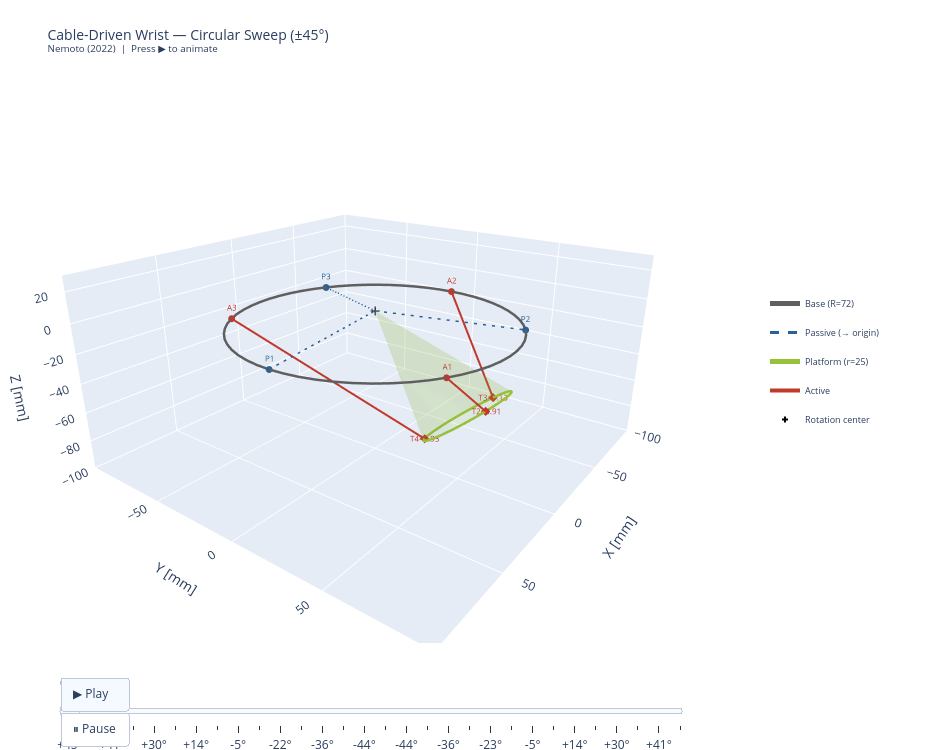

The notebook cell this image was saved under:
### Code cell
# =================================================================
# Animated 3D Visualization
# =================================================================
from helpers.wrist_plots import wrist_animated_figure

fig = wrist_animated_figure(
    R, r, h, h_b,
    tilt_max_deg=tilt_max_deg,
    t_ref_val=t_ref_val,
    n_frames=n_frames,
    sweep_amplitude_deg=sweep_amplitude_deg,
    show_caption=show_caption,
)
fig.show()

### Figure 1 — Plotly figure (JSON) as saved in the notebook; plotly's stock layout.template omitted (floating-point values rounded to 4 significant figures)
{"data": [{"legendgroup": "base", "line": {"color": "#5F5F5F", "width": 5}, "mode": "lines", "name": "Base (R=72)", "type": "scatter3d", "x": [72.5, 72.1, 70.92, 68.95, 66.23, 62.79, 58.65, 53.88, 48.51, 42.61, 36.25, 29.49, 22.4, 15.07, 7.578, 4.439e-15, -7.578, -15.07, -22.4, -29.49, -36.25, -42.61, -48.51, -53.88, -58.65, -62.79, -66.23, -68.95, -70.92, -72.1, -72.5, -72.1, -70.92, -68.95, -66.23, -62.79, -58.65, -53.88, -48.51, -42.61, -36.25, -29.49, -22.4, -15.07, -7.578, -1.332e-14, 7.578, 15.07, 22.4, 29.49, 36.25, 42.61, 48.51, 53.88, 58.65, 62.79, 66.23, 68.95, 70.92, 72.1, 72.5], "y": [0.0, 7.578, 15.07, 22.4, 29.49, 36.25, 42.61, 48.51, 53.88, 58.65, 62.79, 66.23, 68.95, 70.92, 72.1, 72.5, 72.1, 70.92, 68.95, 66.23, 62.79, 58.65, 53.88, 48.51, 42.61, 36.25, 29.49, 22.4, 15.07, 7.578, 8.879e-15, -7.578, -15.07, -22.4, -29.49, -36.25, -42.61, -48.51, -53.88, -58.65, -62.79, -66.23, -68.95, -70.92, -72.1, -72.5, -72.1, -70.92, -68.95, -66.23, -62.79, -58.65, -53.88, -48.51, -42.61, -36.25, -29.49, -22.4, -15.07, -7.578, -1.776e-14], "z": [-9.0, -9.0, -9.0, -9.0, -9.0, -9.0, -9.0, -9.0, -9.0, -9.0, -9.0, -9.0, -9.0, -9.0, -9.0, -9.0, -9.0, -9.0, -9.0, -9.0, -9.0, -9.0, -9.0, -9.0, -9.0, -9.0, -9.0, -9.0, -9.0, -9.0, -9.0, -9.0, -9.0, -9.0, -9.0, -9.0, -9.0, -9.0, -9.0, -9.0, -9.0, -9.0, -9.0, -9.0, -9.0, -9.0, -9.0, -9.0, -9.0, -9.0, -9.0, -9.0, -9.0, -9.0, -9.0, -9.0, -9.0, -9.0, -9.0, -9.0, -9.0]}, {"legendgroup": "passive", "line": {"color": "#296193", "dash": "dash", "width": 3}, "mode": "lines", "name": "Passive (→ origin)", "type": "scatter3d", "x": [72.5, 0, null, -36.25, 0, null, -36.25, 0, null], "y": [0, 0, null, 62.79, 0, null, -62.79, 0, null], "z": [-9, 0, null, -9, 0, null, -9, 0, null]}, {"legendgroup": "platform", "line": {"color": "#97C139", "width": 5}, "mode": "lines", "name": "Platform (r=25)", "type": "scatter3d", "x": [25.0, 24.69, 23.78, 22.28, 20.23, 17.68, 14.69, 11.35, 7.725, 3.911, 1.531e-15, -3.911, -7.725, -11.35, -14.69, -17.68, -20.23, -22.28, -23.78, -24.69, -25.0, -24.69, -23.78, -22.28, -20.23, -17.68, -14.69, -11.35, -7.725, -3.911, -4.592e-15, 3.911, 7.725, 11.35, 14.69, 17.68, 20.23, 22.28, 23.78, 24.69, 25.0], "y": [53.74, 56.51, 59.2, 61.77, 64.13, 66.24, 68.04, 69.49, 70.55, 71.2, 71.42, 71.2, 70.55, 69.49, 68.04, 66.24, 64.13, 61.77, 59.2, 56.51, 53.74, 50.97, 48.28, 45.71, 43.35, 41.24, 39.44, 37.99, 36.93, 36.28, 36.06, 36.28, 36.93, 37.99, 39.44, 41.24, 43.35, 45.71, 48.28, 50.97, 53.74], "z": [-53.74, -50.97, -48.28, -45.71, -43.35, -41.24, -39.44, -37.99, -36.93, -36.28, -36.06, -36.28, -36.93, -37.99, -39.44, -41.24, -43.35, -45.71, -48.28, -50.97, -53.74, -56.51, -59.2, -61.77, -64.13, -66.24, -68.04, -69.49, -70.55, -71.2, -71.42, -71.2, -70.55, -69.49, -68.04, -66.24, -64.13, -61.77, -59.2, -56.51, -53.74]}, {"legendgroup": "active", "line": {"color": "#C0392B", "width": 4}, "mode": "lines+text", "name": "Active", "showlegend": true, "text": ["", "T2=0.91"], "textfont": {"color": "#C0392B", "size": 8}, "textposition": "middle center", "type": "scatter3d", "x": [36.25, 12.5], "y": [62.79, 69.05], "z": [-9, -38.43]}, {"legendgroup": "active", "line": {"color": "#C0392B", "width": 4}, "mode": "lines+text", "showlegend": false, "text": ["", "T3=1.13"], "textfont": {"color": "#C0392B", "size": 8}, "textposition": "middle center", "type": "scatter3d", "x": [-72.5, -25], "y": [8.879e-15, 53.74], "z": [-9, -53.74]}, {"legendgroup": "active", "line": {"color": "#C0392B", "width": 4}, "mode": "lines+text", "showlegend": false, "text": ["", "T4=0.93"], "textfont": {"color": "#C0392B", "size": 8}, "textposition": "middle center", "type": "scatter3d", "x": [36.25, 12.5], "y": [-62.79, 38.43], "z": [-9, -69.05]}, {"marker": {"color": "#296193", "size": 4}, "mode": "markers+text", "showlegend": false, "text": ["P1", "P2", "P3"], "textfont": {"color": "#296193", "size": 8}, "textposition": "top center", "type": "scatter3d", "x": [72.5, -36.25, -36.25], "y": [0.0, 62.79, -62.79], "z": [-9.0, -9.0, -9.0]}, {"marker": {"color": "#C0392B", "size": 4}, "mode": "markers+text", "showlegend": false, "text": ["A1", "A2", "A3"], "textfont": {"color": "#C0392B", "size": 8}, "textposition": "top center", "type": "scatter3d", "x": [36.25, -72.5, 36.25], "y": [62.79, 8.879e-15, -62.79], "z": [-9.0, -9.0, -9.0]}, {"marker": {"color": "#C0392B", "size": 3, "symbol": "diamond"}, "mode": "markers", "showlegend": false, "type": "scatter3d", "x": [12.5, -25.0, 12.5], "y": [69.05, 53.74, 38.43], "z": [-38.43, -53.74, -69.05]}, {"marker": {"color": "black", "size": 5, "symbol": "cross"}, "mode": "markers", "name": "Rotation center", "showlegend": true, "type": "scatter3d", "x": [0], "y": [0], "z": [0]}, {"color": "#97C139", "i": [40, 40, 40, 40, 40, 40, 40, 40, 40, 40, 40, 40, 40, 40, 40, 40, 40, 40, 40, 40, 40, 40, 40, 40, 40, 40, 40, 40, 40, 40, 40, 40, 40, 40, 40, 40, 40, 40, 40, 40], "j": [0, 1, 2, 3, 4, 5, 6, 7, 8, 9, 10, 11, 12, 13, 14, 15, 16, 17, 18, 19, 20, 21, 22, 23, 24, 25, 26, 27, 28, 29, 30, 31, 32, 33, 34, 35, 36, 37, 38, 39], "k": [1, 2, 3, 4, 5, 6, 7, 8, 9, 10, 11, 12, 13, 14, 15, 16, 17, 18, 19, 20, 21, 22, 23, 24, 25, 26, 27, 28, 29, 30, 31, 32, 33, 34, 35, 36, 37, 38, 39, 0], "opacity": 0.12, "showlegend": false, "type": "mesh3d", "x": [25.0, 24.69, 23.78, 22.28, 20.23, 17.68, 14.69, 11.35, 7.725, 3.911, 1.531e-15, -3.911, -7.725, -11.35, -14.69, -17.68, -20.23, -22.28, -23.78, -24.69, -25.0, -24.69, -23.78, -22.28, -20.23, -17.68, -14.69, -11.35, -7.725, -3.911, -4.592e-15, 3.911, 7.725, 11.35, 14.69, 17.68, 20.23, 22.28, 23.78, 24.69, 0.0], "y": [53.74, 56.51, 59.2, 61.77, 64.13, 66.24, 68.04, 69.49, 70.55, 71.2, 71.42, 71.2, 70.55, 69.49, 68.04, 66.24, 64.13, 61.77, 59.2, 56.51, 53.74, 50.97, 48.28, 45.71, 43.35, 41.24, 39.44, 37.99, 36.93, 36.28, 36.06, 36.28, 36.93, 37.99, 39.44, 41.24, 43.35, 45.71, 48.28, 50.97, 0.0], "z": [-53.74, -50.97, -48.28, -45.71, -43.35, -41.24, -39.44, -37.99, -36.93, -36.28, -36.06, -36.28, -36.93, -37.99, -39.44, -41.24, -43.35, -45.71, -48.28, -50.97, -53.74, -56.51, -59.2, -61.77, -64.13, -66.24, -68.04, -69.49, -70.55, -71.2, -71.42, -71.2, -70.55, -69.49, -68.04, -66.24, -64.13, -61.77, -59.2, -56.51, 0.0]}], "layout": {"height": 750, "legend": {"font": {"size": 9}, "x": 1.02, "y": 0.5}, "margin": {"b": 80, "l": 0, "r": 200, "t": 80}, "scene": {"aspectmode": "data", "camera": {"eye": {"x": 1.6, "y": 1.2, "z": 0.8}}, "xaxis": {"range": [-100, 100], "title": {"text": "X [mm]"}}, "yaxis": {"range": [-100, 100], "title": {"text": "Y [mm]"}}, "zaxis": {"range": [-100, 30], "title": {"text": "Z [mm]"}}}, "sliders": [{"active": 0, "currentvalue": {"font": {"size": 12}, "prefix": "Ψ ≈ ", "suffix": "°"}, "len": 0.84, "steps": [{"args": [["0"], {"frame": {"duration": 0, "redraw": true}, "mode": "immediate"}], "label": "+45°", "method": "animate"}, {"args": [["4"], {"frame": {"duration": 0, "redraw": true}, "mode": "immediate"}], "label": "+44°", "method": "animate"}, {"args": [["8"], {"frame": {"duration": 0, "redraw": true}, "mode": "immediate"}], "label": "+41°", "method": "animate"}, {"args": [["12"], {"frame": {"duration": 0, "redraw": true}, "mode": "immediate"}], "label": "+36°", "method": "animate"}, {"args": [["16"], {"frame": {"duration": 0, "redraw": true}, "mode": "immediate"}], "label": "+30°", "method": "animate"}, {"args": [["20"], {"frame": {"duration": 0, "redraw": true}, "mode": "immediate"}], "label": "+23°", "method": "animate"}, {"args": [["24"], {"frame": {"duration": 0, "redraw": true}, "mode": "immediate"}], "label": "+14°", "method": "animate"}, {"args": [["28"], {"frame": {"duration": 0, "redraw": true}, "mode": "immediate"}], "label": "+5°", "method": "animate"}, {"args": [["32"], {"frame": {"duration": 0, "redraw": true}, "mode": "immediate"}], "label": "-5°", "method": "animate"}, {"args": [["36"], {"frame": {"duration": 0, "redraw": true}, "mode": "immediate"}], "label": "-14°", "method": "animate"}, {"args": [["40"], {"frame": {"duration": 0, "redraw": true}, "mode": "immediate"}], "label": "-22°", "method": "animate"}, {"args": [["44"], {"frame": {"duration": 0, "redraw": true}, "mode": "immediate"}], "label": "-30°", "method": "animate"}, {"args": [["48"], {"frame": {"duration": 0, "redraw": true}, "mode": "immediate"}], "label": "-36°", "method": "animate"}, {"args": [["52"], {"frame": {"duration": 0, "redraw": true}, "mode": "immediate"}], "label": "-41°", "method": "animate"}, {"args": [["56"], {"frame": {"duration": 0, "redraw": true}, "mode": "immediate"}], "label": "-44°", "method": "animate"}, {"args": [["60"], {"frame": {"duration": 0, "redraw": true}, "mode": "immediate"}], "label": "-45°", "method": "animate"}, {"args": [["64"], {"frame": {"duration": 0, "redraw": true}, "mode": "immediate"}], "label": "-44°", "method": "animate"}, {"args": [["68"], {"frame": {"duration": 0, "redraw": true}, "mode": "immediate"}], "label": "-41°", "method": "animate"}, {"args": [["72"], {"frame": {"duration": 0, "redraw": true}, "mode": "immediate"}], "label": "-36°", "method": "animate"}, {"args": [["76"], {"frame": {"duration": 0, "redraw": true}, "mode": "immediate"}], "label": "-30°", "method": "animate"}, {"args": [["80"], {"frame": {"duration": 0, "redraw": true}, "mode": "immediate"}], "label": "-23°", "method": "animate"}, {"args": [["84"], {"frame": {"duration": 0, "redraw": true}, "mode": "immediate"}], "label": "-14°", "method": "animate"}, {"args": [["88"], {"frame": {"duration": 0, "redraw": true}, "mode": "immediate"}], "label": "-5°", "method": "animate"}, {"args": [["92"], {"frame": {"duration": 0, "redraw": true}, "mode": "immediate"}], "label": "+5°", "method": "animate"}, {"args": [["96"], {"frame": {"duration": 0, "redraw": true}, "mode": "immediate"}], "label": "+14°", "method": "animate"}, {"args": [["100"], {"frame": {"duration": 0, "redraw": true}, "mode": "immediate"}], "label": "+22°", "method": "animate"}, {"args": [["104"], {"frame": {"duration": 0, "redraw": true}, "mode": "immediate"}], "label": "+30°", "method": "animate"}, {"args": [["108"], {"frame": {"duration": 0, "redraw": true}, "mode": "immediate"}], "label": "+36°", "method": "animate"}, {"args": [["112"], {"frame": {"duration": 0, "redraw": true}, "mode": "immediate"}], "label": "+41°", "method": "animate"}, {"args": [["116"], {"frame": {"duration": 0, "redraw": true}, "mode": "immediate"}], "label": "+44°", "method": "animate"}], "x": 0.08, "xanchor": "left", "y": -0.02}], "title": {"font": {"size": 14}, "text": "Cable-Driven Wrist — Circular Sweep (±45°)<br><sup>Nemoto (2022)  |  Press ▶ to animate</sup>"}, "updatemenus": [{"buttons": [{"args": [null, {"frame": {"duration": 60, "redraw": true}, "fromcurrent": true, "transition": {"duration": 0}}], "label": "▶ Play", "method": "animate"}, {"args": [[null], {"frame": {"duration": 0, "redraw": false}, "mode": "immediate"}], "label": "⏸ Pause", "method": "animate"}], "type": "buttons", "x": 0.08, "xanchor": "left", "y": -0.06}], "width": 950}}
